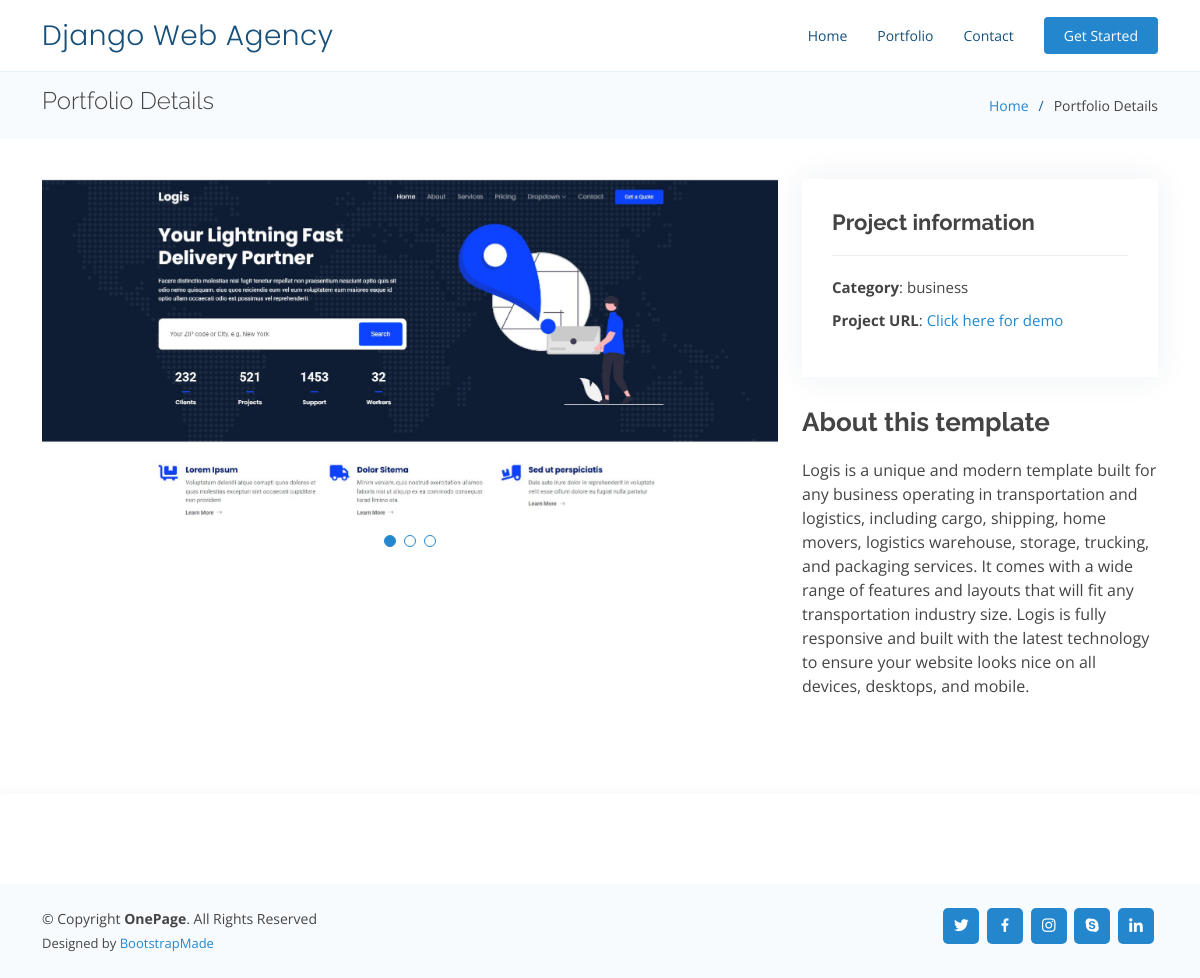
/portfolio/3, run on the app's committed database.
### website/models.py (models this page shows, shortened)
class Website(models.Model):
    name = models.CharField(max_length=255)
    category = models.CharField(max_length=50, choices=CATEGORIES, default='business')
    url = models.CharField(max_length=1000)
    details = models.CharField(max_length=1000)
    profile_img = models.ImageField(upload_to='static/assets/img/portfolio/')
    detail_img1 = models.ImageField(upload_to='static/assets/img/portfolio/', null=True, blank=True)
    detail_img2 = models.ImageField(upload_to='static/assets/img/portfolio/', null=True, blank=True)

### website/views.py (the view)
# urls.py: path('portfolio/<int:id>', views.portfolio, name='portfolio'),
def portfolio(request, id):
    website = Website.objects.get(id=id)
    return render(request, 'website/portfolio.html', {'website': website})

### website/templates/website/portfolio.html (shortened to what this page needs)
{% load static %}
<!DOCTYPE html>
<html lang="en">
<head>
  <link href="{% static 'assets/vendor/aos/aos.css' %}" rel="stylesheet">
  <link href="{% static 'assets/vendor/bootstrap/css/bootstrap.min.css' %}" rel="stylesheet">
  <link href="{% static 'assets/vendor/bootstrap-icons/bootstrap-icons.css' %}" rel="stylesheet">
  <link href="{% static 'assets/vendor/boxicons/css/boxicons.min.css' %}" rel="stylesheet">
  <link href="{% static 'assets/vendor/glightbox/css/glightbox.min.css' %}" rel="stylesheet">
  <link href="{% static 'assets/vendor/remixicon/remixicon.css' %}" rel="stylesheet">
  <link href="{% static 'assets/vendor/swiper/swiper-bundle.min.css' %}" rel="stylesheet">
  <link href="{% static 'assets/css/style.css' %}" rel="stylesheet">
</head>
<body>
  <header id="header" class="fixed-top">
    {% include 'website/navbar.html' %}
  </header>
  <main id="main">
    <section id="breadcrumbs" class="breadcrumbs">
      <div class="container">
        <div class="d-flex justify-content-between align-items-center">
          <h2>Portfolio Details</h2>
          <ol>
            <li><a href="index.html">Home</a></li>
            <li>Portfolio Details</li>
          </ol>
        </div>
      </div>
    </section>
    <section id="portfolio-details" class="portfolio-details">
      <div class="container">
        <div class="row gy-4">
          <div class="col-lg-8">
            <div class="portfolio-details-slider swiper">
              <div class="swiper-wrapper align-items-center">
                <div class="swiper-slide">
                  <img src="{{ website.profile_img.url }}" alt="">
                </div>
              </div>
              <div class="swiper-pagination"></div>
            </div>
          </div>
          <div class="col-lg-4">
            <div class="portfolio-info">
              <h3>Project information</h3>
              <ul>
                <li><strong>Category</strong>: {{ website.category }}</li>
                <li><strong>Project URL</strong>: <a href="{{ website.url }}">Click here for demo</a></li>
              </ul>
            </div>
            <div class="portfolio-description">
              <h2>About this template</h2>
              <p>
                {{ website.details }}
              </p>
            </div>
          </div>
        </div>
      </div>
    </section>
  </main>
  <footer id="footer">
    <div class="footer-top">
    </div>
    <div class="container d-md-flex py-4">
      <div class="me-md-auto text-center text-md-start">
        <div class="copyright">
          &copy; Copyright <strong><span>OnePage</span></strong>. All Rights Reserved
        </div>
        <div class="credits">
          Designed by <a href="https://bootstrapmade.com/">BootstrapMade</a>
        </div>
      </div>
      <div class="social-links text-center text-md-right pt-3 pt-md-0">
        <a href="#" class="twitter"><i class="bx bxl-twitter"></i></a>
        <a href="#" class="facebook"><i class="bx bxl-facebook"></i></a>
        <a href="#" class="instagram"><i class="bx bxl-instagram"></i></a>
        <a href="#" class="google-plus"><i class="bx bxl-skype"></i></a>
        <a href="#" class="linkedin"><i class="bx bxl-linkedin"></i></a>
      </div>
    </div>
  </footer>
</body>
</html>

### website/static/assets/css/style.css (style rules this page uses)
body { font-family: "Open Sans", sans-serif; color: #444444; }
a { color: #2487ce; text-decoration: none; }
h1, h2, h3, h4, h5, h6 { font-family: "Raleway", sans-serif; }
#header { transition: all 0.5s; background: #fff; z-index: 997; padding: 15px 0; border-bottom: 1px solid #e6f2fb; }
section { padding: 80px 0; overflow: hidden; }
.portfolio-details { padding-top: 40px; }
.portfolio-details .portfolio-details-slider img { width: 100%; }
.portfolio-details .portfolio-details-slider .swiper-pagination { margin-top: 20px; position: relative; }
.portfolio-details .portfolio-info { padding: 30px; box-shadow: 0px 0 30px rgba(18, 66, 101, 0.08); }
.portfolio-details .portfolio-info h3 { font-size: 22px; font-weight: 700; margin-bottom: 20px; padding-bottom: 20px; border-bottom: 1px solid #eee; }
.portfolio-details .portfolio-info ul { list-style: none; padding: 0; font-size: 15px; }
.portfolio-details .portfolio-info ul li+li { margin-top: 10px; }
.portfolio-details .portfolio-description { padding-top: 30px; }
.portfolio-details .portfolio-description h2 { font-size: 26px; font-weight: 700; margin-bottom: 20px; }
.portfolio-details .portfolio-description p { padding: 0; }
.breadcrumbs { padding: 15px 0; background: #f8fbfe; min-height: 40px; margin-top: 72px; }
.breadcrumbs h2 { font-size: 24px; font-weight: 300; }
.breadcrumbs ol { display: flex; flex-wrap: wrap; list-style: none; padding: 0; margin: 0; font-size: 14px; }
.breadcrumbs ol li+li { padding-left: 10px; }
.breadcrumbs ol li+li::before { display: inline-block; padding-right: 10px; color: #1a5e90; content: "/"; }
#footer { color: #444444; font-size: 14px; background: #f8fbfe; box-shadow: 0px 2px 15px rgba(18, 66, 101, 0.08); }
#footer .footer-top { padding: 60px 0 30px 0; background: #fff; }
#footer .credits { padding-top: 5px; font-size: 13px; color: #444444; }
#footer .social-links a { font-size: 18px; display: inline-block; background: #2487ce; color: #fff; line-height: 1; padding: 8px 0; margin-right: 4px; border-radius: 5px; text-align: center; width: 36px; height: 36px; transition: 0.3s; }

### data on the page
Website: profile_img (picture), category "business", details "Logis is a unique and modern template built for any business operating in transportation and logistics, including cargo, shipping, home movers, logistics warehouse, storage, trucking, and packaging services. It comes with a wide range of features and layouts that will fit any transportation industry size. Logis is fully responsive and built with the latest technology to ensure your website looks nice on all devices, desktops, and mobile."
